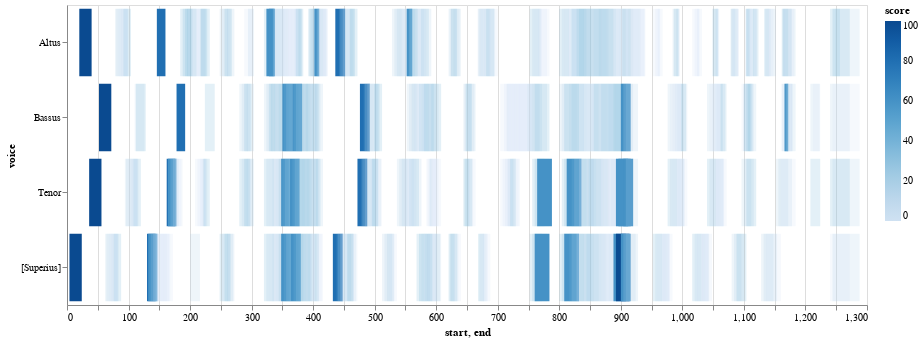

The code cell stored with this chart in its notebook:
### Markdown cell above
**Additional Clarification**:
    
- As we change the cutoff with the slider, the ngrams with scores lower than the cutoff would be hidden away.
- Levenshtein distance takes into account how many changes we need to make to turn a pattern into another. For example, pattern '2, 2, 1, 2' and pattern '2, 2, 1, 3' would have the same levenshtein score 25 when compared to pattern '2, 2, 1, 1' because we need to make one change at the fourth character of the two strings to turn it into '2, 2, 1, 1'

### Code cell
# use the durations calculated from above
viz_demo.plot_close_match_heatmap(mel_ngrams,'4, 1, 2, 2, -3', mel_ngrams_duration, selected_patterns=[], voices=[])

### Figure 1 — Vega-Lite specification as saved in the notebook (floating-point values rounded to 4 significant figures; data arrays with more than 128 entries replaced by an {"elided": "..."} marker saying what was removed)
{"config": {"view": {"continuousWidth": 400, "continuousHeight": 300}}, "data": {"name": "data-0a1d9874255df152f6f6b2615e047b5a"}, "mark": "bar", "encoding": {"color": {"type": "quantitative", "field": "score"}, "opacity": {"condition": {"value": 1, "test": "(datum.score > SelectorName.cutoff)"}, "value": 0.2}, "tooltip": [{"type": "quantitative", "field": "start"}, {"type": "quantitative", "field": "end"}, {"type": "nominal", "field": "pattern"}, {"type": "quantitative", "field": "score"}], "x": {"type": "quantitative", "field": "start"}, "x2": {"field": "end"}, "y": {"type": "nominal", "field": "voice"}}, "height": 300, "selection": {"SelectorName": {"type": "single", "fields": ["cutoff"], "bind": {"input": "range", "max": 100, "min": 0, "name": "cutoff:", "step": 1}, "init": {"cutoff": 50}}, "selector012": {"type": "interval", "bind": "scales", "encodings": ["x", "y"]}}, "width": 800, "$schema": "https://vega.github.io/schema/vega-lite/v4.8.1.json", "datasets": {"data-0a1d9874255df152f6f6b2615e047b5a": {"elided": "586 records"}}}
